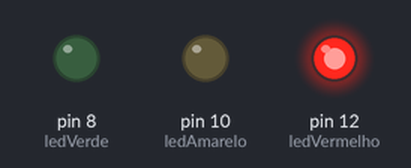
Simulated run of this sketch. Board: Arduino Uno, built with avr-gcc and run on an emulated ATmega328P. Parts: output pins drawn as LEDs (lit = HIGH).

Above: at 0.5 s.
At 1.2 s:
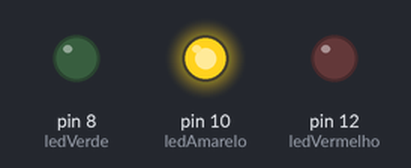
At 4.5 s:
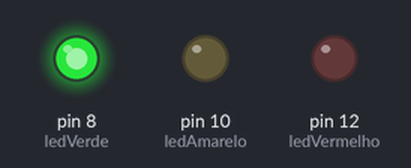
Timing chart, 0 to 5.8 s (numbered marks = the images above):
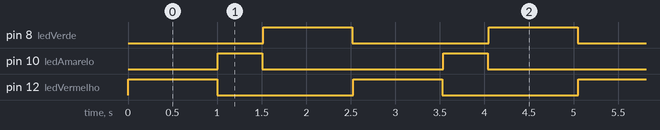

Measured:
- by itself, pin 8 (ledVerde), pin 12 (ledVermelho): alternates HIGH for 1.0 s and LOW for 1.5 s
- by itself, pin 10 (ledAmarelo): alternates HIGH for 0.50 s and LOW for 2.0 s
- by itself, everything shown: repeats every 2.5 s, in 6 steps

The sketch:

Semaforo.ino
```cpp
  int  ledVermelho =  12;
  int  ledAmarelo = 10;
  int  ledVerde = 8;

void setup() {
  // put your setup code here, to run once:
  pinMode(ledVermelho, OUTPUT);
  pinMode(ledAmarelo, OUTPUT);
  pinMode(ledVerde, OUTPUT);
}

void loop() {
  // put your main code here, to run repeatedly:
  digitalWrite(ledVermelho, HIGH);
  delay(1000);
  digitalWrite(ledVermelho, LOW);
  delay(9);

  digitalWrite(ledAmarelo, HIGH);
  delay(500);
  digitalWrite(ledAmarelo, LOW);
  delay(9);

  digitalWrite(ledVerde, HIGH);
  delay(1000);
  digitalWrite(ledVerde, LOW);
  delay(9);
}
```
